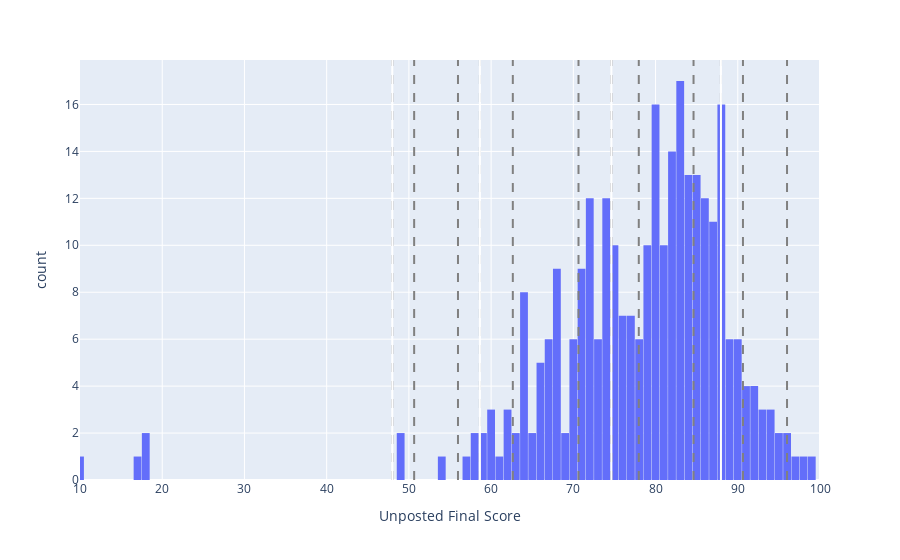

Source (notebook cell):
### Markdown cell above
# Calculate cutoffs
Under the course settings in Canvas, input the grade cut-offs by clicking on 'Enable course grading scheme' and then inputting the values by clicking on 'view grading scheme'.

### Code cell
# cuts = [max(nTotals); floor([mu+0.8*sigma mu-0.2*sigma mu-1.4*sigma mu-2.2*sigma])'];

# Extract final score values
s    = c.xs("Unposted Final Score",axis=1)
mu   = np.mean(s)
sig  = np.std(s)

# Standard cut-offs
bigCuts = np.array([np.max(s), mu+0.8*sig, mu-0.2*sig, mu-1.4*sig, mu-2.2*sig])

# COVID cut-off correction
# bigCuts[1:] = bigCuts[1:]-10

# Adjustment to cutoffs, when the mean is relatively high
# print('Note: I am giving the students 5 bonus points in this grade calculation')
# bigCuts[1:] = bigCuts[1:]-5

# Initialize cut-off values
cutVal    = np.array([])
# cutVal[0] = 100

for i in range(1,len(bigCuts)):
    rVal     = bigCuts[i-1] - bigCuts[i]
    cutVal   = np.append(cutVal, round(bigCuts[i] + 0.75*rVal,2))
    cutVal   = np.append(cutVal, round(bigCuts[i] + 0.25*rVal ,2))
    cutVal   = np.append(cutVal, round(bigCuts[i],2))

# Remove first Add floor value
# cutVal = cutVal[1:]
cutVal = np.append(cutVal,0)



# Define data for the table
d = {'Grades': ['A+','A','A-','B+','B','B-','C+','C','C-','D+','D','D-','F'],
     'Cutoff': cutVal}

# Create table of cutoffs
cuts = pd.DataFrame(d)

bigCuts[0] = 100

# Output the table
print(cuts)

# Plot cutoffs on distribution
fig = px.histogram(cnScore, x="Unposted Final Score", nbins = 100)
fig.layout.update(showlegend=False,bargap=0.05)
fig.update_xaxes(range=[10, 100], tick0=10, dtick=10, showgrid=True)
for cLine in cutVal:
    fig.add_vline(x=cLine,line_color='gray', line_dash="dash")
for cLine in bigCuts:
    fig.add_vline(x=cLine,line_color='white')
fig.show()

### Figure 1 — Plotly figure (JSON) as saved in the notebook; plotly's stock layout.template omitted (floating-point values rounded to 4 significant figures; data arrays with more than 128 entries replaced by an {"elided": "..."} marker saying what was removed)
{"data": [{"alignmentgroup": "True", "bingroup": "x", "hovertemplate": "Unposted Final Score=%{x}<br>count=%{y}<extra></extra>", "legendgroup": "", "marker": {"color": "#636efa", "pattern": {"shape": ""}}, "name": "", "nbinsx": 100, "offsetgroup": "", "orientation": "v", "showlegend": false, "type": "histogram", "x": {"elided": "295 float values"}, "xaxis": "x", "yaxis": "y"}], "layout": {"bargap": 0.05, "barmode": "relative", "legend": {"tracegroupgap": 0}, "margin": {"t": 60}, "shapes": [{"line": {"color": "gray", "dash": "dash"}, "type": "line", "x0": 95.99, "x1": 95.99, "xref": "x", "y0": 0, "y1": 1, "yref": "y domain"}, {"line": {"color": "gray", "dash": "dash"}, "type": "line", "x0": 90.63, "x1": 90.63, "xref": "x", "y0": 0, "y1": 1, "yref": "y domain"}, {"line": {"color": "gray", "dash": "dash"}, "type": "line", "x0": 87.95, "x1": 87.95, "xref": "x", "y0": 0, "y1": 1, "yref": "y domain"}, {"line": {"color": "gray", "dash": "dash"}, "type": "line", "x0": 84.62, "x1": 84.62, "xref": "x", "y0": 0, "y1": 1, "yref": "y domain"}, {"line": {"color": "gray", "dash": "dash"}, "type": "line", "x0": 77.96, "x1": 77.96, "xref": "x", "y0": 0, "y1": 1, "yref": "y domain"}, {"line": {"color": "gray", "dash": "dash"}, "type": "line", "x0": 74.63, "x1": 74.63, "xref": "x", "y0": 0, "y1": 1, "yref": "y domain"}, {"line": {"color": "gray", "dash": "dash"}, "type": "line", "x0": 70.63, "x1": 70.63, "xref": "x", "y0": 0, "y1": 1, "yref": "y domain"}, {"line": {"color": "gray", "dash": "dash"}, "type": "line", "x0": 62.64, "x1": 62.64, "xref": "x", "y0": 0, "y1": 1, "yref": "y domain"}, {"line": {"color": "gray", "dash": "dash"}, "type": "line", "x0": 58.64, "x1": 58.64, "xref": "x", "y0": 0, "y1": 1, "yref": "y domain"}, {"line": {"color": "gray", "dash": "dash"}, "type": "line", "x0": 55.97, "x1": 55.97, "xref": "x", "y0": 0, "y1": 1, "yref": "y domain"}, {"line": {"color": "gray", "dash": "dash"}, "type": "line", "x0": 50.64, "x1": 50.64, "xref": "x", "y0": 0, "y1": 1, "yref": "y domain"}, {"line": {"color": "gray", "dash": "dash"}, "type": "line", "x0": 47.98, "x1": 47.98, "xref": "x", "y0": 0, "y1": 1, "yref": "y domain"}, {"line": {"color": "gray", "dash": "dash"}, "type": "line", "x0": 0, "x1": 0, "xref": "x", "y0": 0, "y1": 1, "yref": "y domain"}, {"line": {"color": "white"}, "type": "line", "x0": 100, "x1": 100, "xref": "x", "y0": 0, "y1": 1, "yref": "y domain"}, {"line": {"color": "white"}, "type": "line", "x0": 87.95, "x1": 87.95, "xref": "x", "y0": 0, "y1": 1, "yref": "y domain"}, {"line": {"color": "white"}, "type": "line", "x0": 74.63, "x1": 74.63, "xref": "x", "y0": 0, "y1": 1, "yref": "y domain"}, {"line": {"color": "white"}, "type": "line", "x0": 58.64, "x1": 58.64, "xref": "x", "y0": 0, "y1": 1, "yref": "y domain"}, {"line": {"color": "white"}, "type": "line", "x0": 47.98, "x1": 47.98, "xref": "x", "y0": 0, "y1": 1, "yref": "y domain"}], "showlegend": false, "xaxis": {"anchor": "y", "domain": [0, 1], "dtick": 10, "range": [10, 100], "showgrid": true, "tick0": 10, "title": {"text": "Unposted Final Score"}}, "yaxis": {"anchor": "x", "domain": [0, 1], "title": {"text": "count"}}}}
